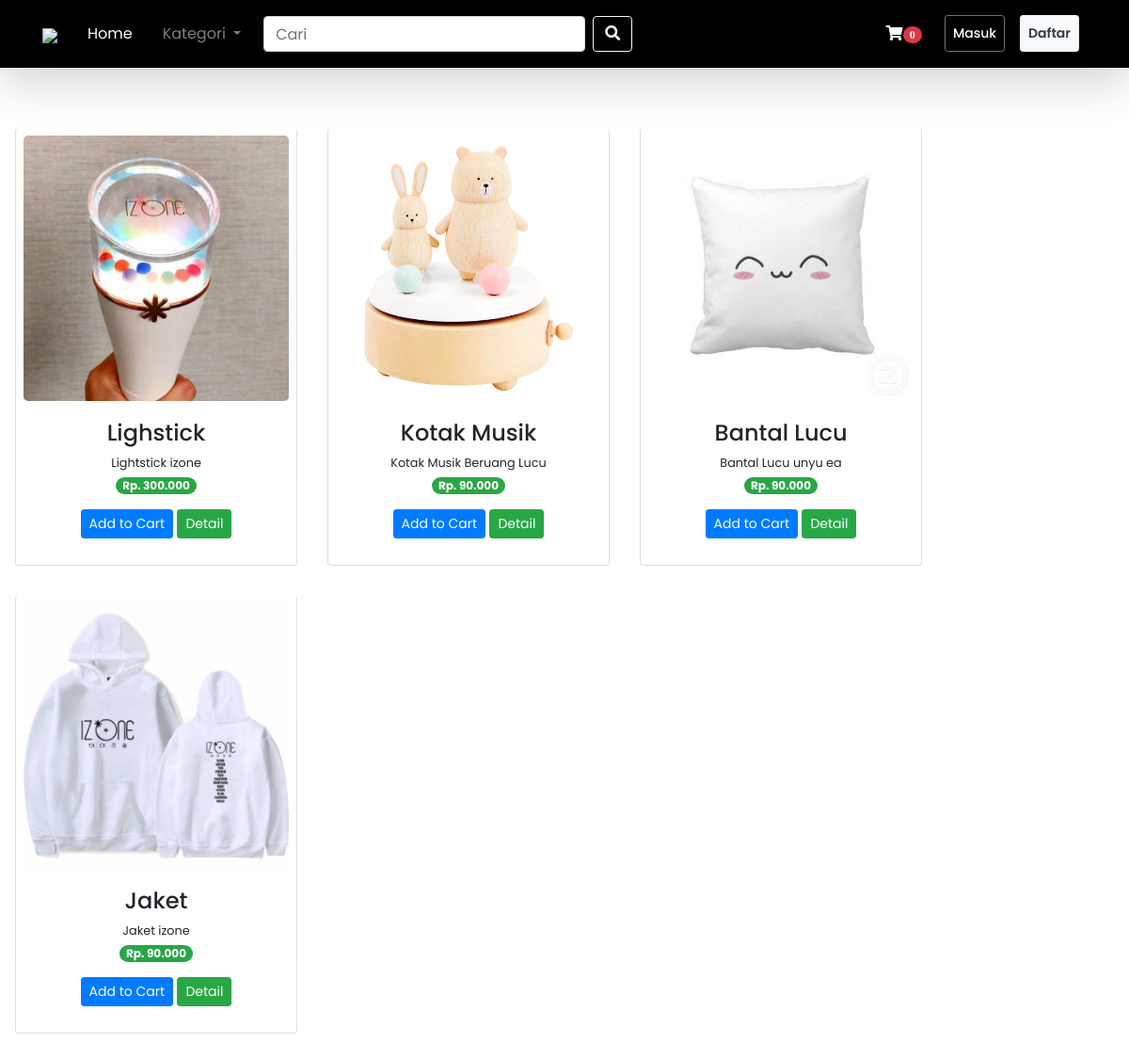
Screenshot of /index.php/kategori/perlengkapan_konser with the database file from the repository.
### tables this page shows
CREATE TABLE `barang` (
  `id_brg` int(11) NOT NULL,
  `nama_brg` varchar(120) NOT NULL,
  `keterangan` varchar(225) NOT NULL,
  `kategori` varchar(60) NOT NULL,
  `harga` int(11) NOT NULL,
  `stok` int(4) NOT NULL,
  `gambar` text NOT NULL
);

### application/controllers/kategori.php (called while the page is built, shortened)
<?php
class Kategori extends CI_Controller{
    public function perlengkapan_konser(){
        $data['perlengkapan_konser'] = $this->model_kategori->data_perlengkapan_konser()->result();
        $this->load->view('templates/header');
        $this->load->view('templates/sidebar');
        $this->load->view('perlengkapan_konser', $data);
        $this->load->view('templates/footer');
    }
}
?>

### index.php (called while the page is built, shortened)
<?php
require_once BASEPATH.'core/CodeIgniter.php';

### application/models/model_kategori.php (called while the page is built, shortened)
<?php
class Model_kategori extends CI_Model{
    public function data_perlengkapan_konser(){
        return $this->db->get_where("barang",array('kategori' => 'perlengkapan konser'));
    }
}
?>

### application/views/perlengkapan_konser.php (the view, shortened to what this page needs)
<div class="container-fluid my-5">
    <div class="row text-center">
        <?php foreach($perlengkapan_konser as $brg) : ?>
            <div class="card m-3 p-2 rounded border-top-0" style="width: 300px";>
                <img src="<?= base_url().'assets/'.$brg->gambar;?>" class="card-img-top rounded-lg" alt="...">
                <div class="card-body">
                <h4 class="card-title mb-1"><?= $brg->nama_brg ?></h4>
                    <small><?= $brg->keterangan ?></small>
                    <br>
                    <span class="badge badge-pill badge-success mb-3">Rp. <?=number_format($brg->harga, 0,',','.') ?></span>
                    <br>
                    <?= anchor('dashboard/tambah_ke_keranjang/'.$brg->id_brg,'<div class="btn btn-sm btn-primary"> Add to Cart </div>')?>
										<?= anchor('dashboard/detail_barang/'.$brg->id_brg,'<div class="btn btn-sm btn-success"> Detail </div>')?>
                </div>
            </div>
        <?php endforeach; ?>
    </div>
</div>

### rows the page displays
barang: gambar (picture), nama_brg "Lighstick", keterangan "Lightstick izone", harga "300.000", id_brg "Add to Cart", id_brg "Detail"
barang: gambar (picture), nama_brg "Kotak Musik", keterangan "Kotak Musik Beruang Lucu", harga "90.000", id_brg "Add to Cart", id_brg "Detail"
barang: gambar (picture), nama_brg "Bantal Lucu", keterangan "Bantal Lucu unyu ea", harga "90.000", id_brg "Add to Cart", id_brg "Detail"
barang: gambar (picture), nama_brg "Jaket", keterangan "Jaket izone", harga "90.000", id_brg "Add to Cart", id_brg "Detail"
